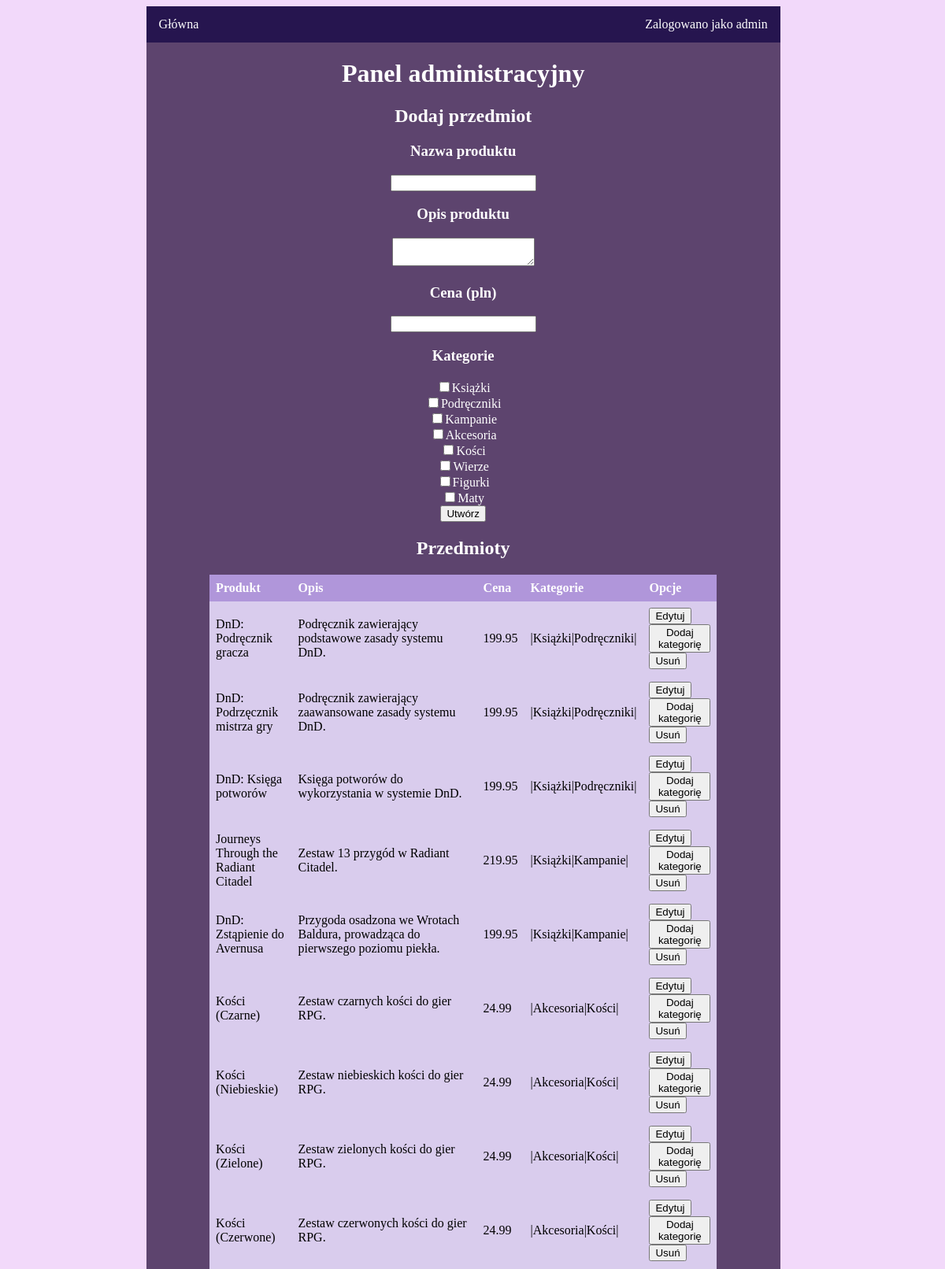
/admin.php (signed in, upper part), run on the app's committed database.
### tables this page shows
CREATE TABLE `categories` (
  `category_id` int(30) NOT NULL,
  `category` varchar(30) NOT NULL
);

CREATE TABLE `products` (
  `product_id` int(30) NOT NULL,
  `product` varchar(100) NOT NULL,
  `description` varchar(500) NOT NULL,
  `price` double NOT NULL
);

CREATE TABLE `product_cat` (
  `prod_cat_id` int(30) NOT NULL,
  `product_id` int(30) NOT NULL,
  `category_id` int(30) NOT NULL
);

### admin.php (the view, shortened to what this page needs)
<?php
    $conn = new mysqli("localhost", "root", "", "sklep3ptp");
?>
<!DOCTYPE html>
<html lang="en">
<head>
    <link rel="stylesheet" href="style.css" type="text/css">
</head>
<body>
    <div id="border">
        <div id="site">
            <ul>
                <li><a href="glowna.php">Główna</a></li>
                <li id="loged" class="dropdown">
                    <?php
                    if(isset($_SESSION["zalogowany"])){
                        echo "<a href='uzytkownik.php' class='dropbtn'>Zalogowano jako ".$_SESSION["zalogowany"]."</a>";
                    }
                    else{
                        echo "<a href='login.php'>Zaloguj/Zarejestruj</a>";
                    }
                    ?>
                </li>
            </ul>
            <h1>Panel administracyjny</h1>
            <?php
                if(isset($_POST['edit'])){
                    echo "<h2>Edytuj przedmiot</h2>";
                } else {
                    echo "<h2>Dodaj przedmiot</h2>";
                }
                if(isset($_POST['edit'])){
                    $query1 = "SELECT * FROM products WHERE product_id =".$_POST['edit'];
                    $result1 = $conn->query($query1);
                    $row1 = $result1->fetch_object();
                    echo "
                    <form action='admin.php' method='POST' id='editForm'>
                        <h3>Nazwa produktu</h3>
                        <input type='text' name='product' value='".$row1->product."'><br>
                        <h3>Opis produktu</h3>
                        <textarea name='description' form='editForm'>".$row1->description."</textarea>
                        <h3>Cena (pln)</h3>
                        <input type='number' name='price' step='0.01' value='".$row1->price."'><br>
                        <h3>Kategorie</h3>
                    ";
                    $query2 = "SELECT * FROM products WHERE product_id =".$_POST['edit'];
                    $result2 = $conn->query($query2);
                    $row2 = $result2->fetch_object();
                    $query1 = "SELECT * FROM product_cat WHERE product_id = ".$_POST['edit'];
                    $result1 = $conn->query($query1);
                    $query = "SELECT * FROM categories";
                    $result = $conn->query($query);
                    $i = 1;
                    while($row = $result->fetch_object()){
                        echo "<input type='checkbox' name='category".$i."' value='".$row->category_id."' ";
                        $query1 = "SELECT * FROM product_cat WHERE product_id = ".$_POST['edit'];
                        $result1 = $conn->query($query1);
                        while($row1 = $result1->fetch_object()){
                            if($row1->category_id == $row->category_id){
                                echo "checked";
                            }
                        }
                        echo">".$row->category."<br>";
                        $i++;
                    }
                    echo "<input type='submit' value='Edytuj' id='wyslij' name='ed'>
                    <input type='hidden' name='id' value='".$_POST['edit']."'>
                    </form>";
                } else {
                    echo "
                    <form action='admin.php' method='POST' id='addForm'>
                        <h3>Nazwa produktu</h3>
                        <input type='text' name='product'><br>
                        <h3>Opis produktu</h3>
                        <textarea name='description' form='addForm'></textarea>
                        <h3>Cena (pln)</h3>
                        <input type='number' name='price' step='0.01'><br>
                        <h3>Kategorie</h3>
                    ";
                    $query = "SELECT * FROM categories";
                    $result = $conn->query($query);
                    $i = 1;
                    while($row = $result->fetch_object()){
                        echo "<input type='checkbox' name='category".$i."' value='".$row->category_id."'>".$row->category."<br>";
                        $i++;
                    }
                    echo "<input type='submit' value='Utwórz' id='wyslij' name='new'> </form>";
                }
            ?>
            <h2>Przedmioty</h2>
                <table>
                    <tr>
                        <th>Produkt</th>
                        <th>Opis</th>
                        <th>Cena</th>
                        <th>Kategorie</th>
                        <th>Opcje</th>
                    </tr>
                        <?php
                        $query = "SELECT * FROM products";
                        $result = $conn->query($query);
                        while($row = $result->fetch_object()){
                            echo "<tr>
                                <td>".$row->product."</td>
                                <td>".$row->description."</td>
                                <td>".$row->price."</td>
                                <td>";
                            $query = "SELECT * FROM product_cat LEFT JOIN categories USING(category_id) WHERE product_id = ".$row->product_id;
                            $result2 = $conn->query($query);
                            echo "|";
                            while($cats = $result2->fetch_object()){
                                echo $cats->category."|";
                            }
                            echo"</td>
                                <td>
                                    <button form='addForm' type='submit' name='edit' value='".$row->product_id."'>Edytuj</button>
                                    <button form='addForm' type='submit' name='addCat' value='".$row->product_id."'>Dodaj kategorię</button>
                                    <button form='addForm' type='submit' name='delete' value='".$row->product_id."'>Usuń</button>
                                </td>
                            </tr>";
                        }
                        ?>
                </table>
        </div>
    </div>
</body>
</html>

### style.css (style rules this page uses)
html { background-color:#f2d9fa; color: white; height: 100%; }
#border { padding-left: 15%; }
#site { width: 80%; background: #5d446e; }
ul { list-style-type: none; margin: 0; padding: 0; overflow: hidden; background-color: #26154f; }
li { float: left; }
li a, .dropbtn { display: inline-block; color: white; text-align: center; padding: 14px 16px; text-decoration: none; }
li.dropdown { display: inline-block; }
#loged { float: right; }
h1, h2, h3 { text-align: center; }
table { border-collapse: collapse; width: 80%; margin-left: auto; margin-right: auto; }
th, td { text-align: left; padding: 8px; color: black; }
tr { background-color: #D9CCED; }
th { background-color: #B096DA; color: white; }
form { text-align: center; }

### data on the page
categories: category "Książki"
categories: category "Podręczniki"
categories: category "Kampanie"
categories: category "Akcesoria"
categories: category "Kości"
categories: category "Wierze"
categories: category "Figurki"
categories: category "Maty"
products: product "DnD: Podręcznik gracza", description "Podręcznik zawierający podstawowe zasady systemu DnD.", price "199.95", $row->product_id 20 (drawn)
product_cat: category.category "Książki"
product_cat: category.category "Podręczniki"
products: product "DnD: Podrzęcznik mistrza gry", description "Podręcznik zawierający zaawansowane zasady systemu DnD.", price "199.95", $row->product_id 22 (drawn)
product_cat: category.category "Książki"
product_cat: category.category "Podręczniki"
products: product "DnD: Księga potworów", description "Księga potworów do wykorzystania w systemie DnD.", price "199.95", $row->product_id 23 (drawn)
product_cat: category.category "Książki"
product_cat: category.category "Podręczniki"
products: product "Journeys Through the Radiant Citadel", description "Zestaw 13 przygód w Radiant Citadel.", price "219.95", $row->product_id 24 (drawn)
product_cat: category.category "Książki"
product_cat: category.category "Kampanie"
products: product "DnD: Zstąpienie do Avernusa", description "Przygoda osadzona we Wrotach Baldura, prowadząca do pierwszego poziomu piekła.", price "199.95", $row->product_id 25 (drawn)
product_cat: category.category "Książki"
product_cat: category.category "Kampanie"
products: product "Kości (Czarne)", description "Zestaw czarnych kości do gier RPG.", price "24.99", $row->product_id 26 (drawn)
product_cat: category.category "Akcesoria"
product_cat: category.category "Kości"
products: product "Kości (Niebieskie)", description "Zestaw niebieskich kości do gier RPG.", price "24.99", $row->product_id 27 (drawn)
product_cat: category.category "Akcesoria"
product_cat: category.category "Kości"
products: product "Kości (Zielone)", description "Zestaw zielonych kości do gier RPG.", price "24.99", $row->product_id 28 (drawn)
product_cat: category.category "Akcesoria"
product_cat: category.category "Kości"
products: product "Kości (Czerwone)", description "Zestaw czerwonych kości do gier RPG.", price "24.99", $row->product_id 29 (drawn)
product_cat: category.category "Akcesoria"
product_cat: category.category "Kości"

### other printed values
$_SESSION["zalogowany"] "admin"
